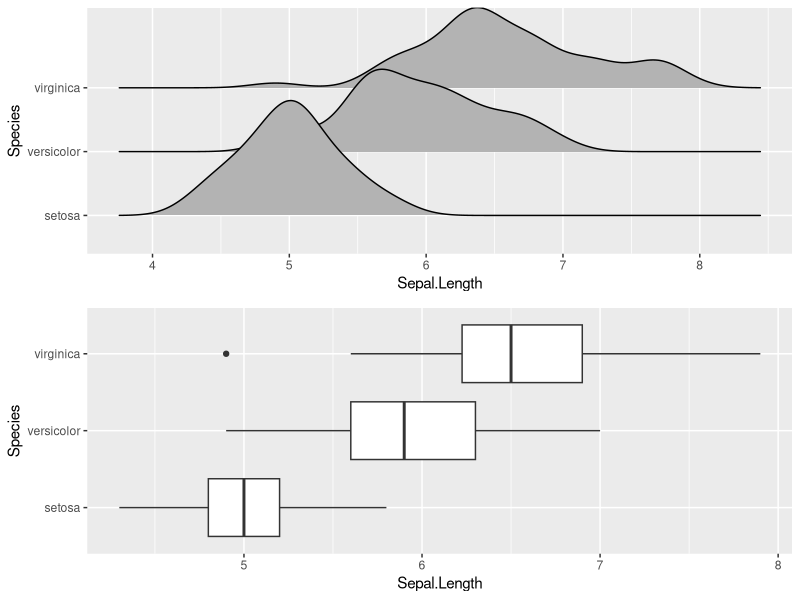

Recreate this plot in R.
# 외부 라이브러리를 활용하여 다양한 형태의 그래프 만들기

library(ggplot2)
library(ggridges)
install.packages("ggbeeswarm")
library(ggbeeswarm)
library(gridExtra)

p1 <- ggplot(iris, aes(x=Sepal.Length, y=Species)) +
  geom_density_ridges()

p2 <- ggplot(iris, aes(x=Sepal.Length, y=Species)) +
  geom_boxplot()

grid.arrange(p1,p2)
